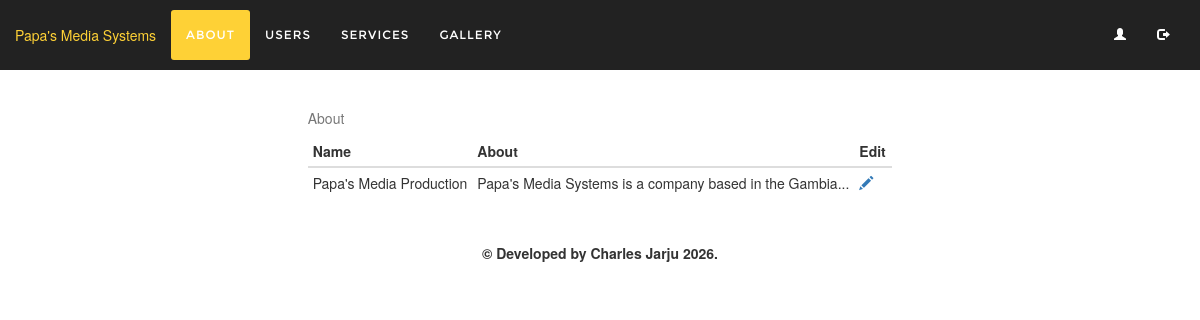
Screenshot of /admin/about/ with the database file from the repository.
### tables this page shows
CREATE TABLE `about` (
  `id` tinyint(4) NOT NULL,
  `business_name` varchar(100) NOT NULL,
  `about_text` text NOT NULL,
  `intro_lead_in` varchar(50) NOT NULL,
  `intro_heading` varchar(50) NOT NULL,
  `phone_no` varchar(50) NOT NULL,
  `email` varchar(255) NOT NULL,
  `instagram` varchar(255) NOT NULL,
  `facebook` varchar(255) NOT NULL,
  `logo_name` varchar(255) NOT NULL
);

### admin/about/index.php (the view, shortened to what this page needs)
<!DOCTYPE html>
<html lang="en">
<head>
    <?php require_once '../includes/_head_elements.php'?>
</head>
<body>
    <?php
        require_once '../includes/_header.php';
    ?>
	<div class="container">
		<div class="row">
            <div class="col-lg-12" id="table_div">
            <?php
            require_once '../../assets/php/_database.php';
            $sql = "select * from about";
            $result = $conn->query($sql);
            if ($result->num_rows > 0) {
                $row = $result->fetch_assoc();
                $id = $row['id'];
                $business_name = $row['business_name'];
                $about_text = implode(' ', array_slice(explode(' ', $row['about_text']), 0, 10));
$str_html = <<<STR
<table class='table table-hover table-condensed table_autofit'>
	<caption>About</caption>
	<thead>
		<tr> <th>Name</th> <th>About</th> <th>Edit</th> </tr>
	</thead>
	<tbody>
        <tr>
            <td> $business_name </td>
            <td> $about_text... </td>
            <td> <a href="edit?id=$id"><span class='glyphicon glyphicon-pencil'>&nbsp;</span></a></td>
        </tr>
    <tbody>
</table>
STR;
                echo $str_html;
            }
            ?>
            </div>
		</div>
	</div>
    <?php require_once '../includes/_footer.php'?>
</body>
</html>

### admin/assets/css/admin.css (style rules this page uses)
body { overflow-x: hidden; font-family: "Roboto Slab", "Helvetica Neue", Helvetica, Arial, sans-serif; }
.table_autofit { width: auto; margin-left: auto; margin-right: auto; }

### rows the page displays
about: business_name "Papa's Media Production", about_text "Papa's Media Systems is a company based in the Gambia"
